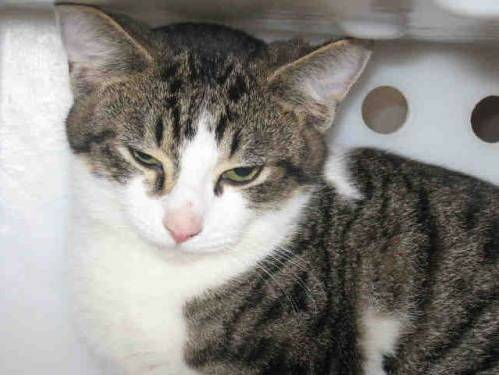
#> input picture k-nn_exercise/datasets/animals/gatitos/cat.10371.jpg, 499 x 375 px
$ python knnScript.py --dataset datasets/animals/gatitos
#> lines starting #> are read from the running program, lines starting #| are printed output that depends on the picture
### k-nn_exercise/datasets/simpledatasetloader.py
import numpy as np
import cv2
import os

class SimpleDataSetLoader:
    def __init__(self, preprocessors=None):
        self.preprocessors = preprocessors

        if self.preprocessors is None:
            self.preprocessors = []

    def load(self, imagePaths, verbose=-1):
#> called with verbose = 500
        data = []
        labels = []

        for(i, imagePath) in enumerate(imagePaths):
            image = cv2.imread(imagePath)
#> image is the input picture: shape (375, 499, 3); mean B, G, R 129.6, 134.3, 137.3
            label = imagePath.split(os.path.sep)[-2]

            if self.preprocessors is not None:
                for p in self.preprocessors:
                    image = p.preprocess(image)
#> this loop made 1 pass
#> pass 1, in load, `image = p.preprocess(image)`:
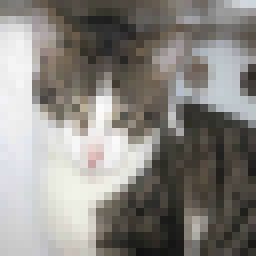
#> image: shape (32, 32, 3) (shown 8 times larger); mean B, G, R 129.6, 134.3, 137.3

            data.append(image)
            labels.append(label)

            if verbose > 0 and i > 0 and (i + 1) % verbose == 0:
                print("INFO: {}/{}".format(i + 1, len(imagePaths)))
#> pass 2 of the loop in load, `for(i, imagePath) in enumerate(imagePaths):`:
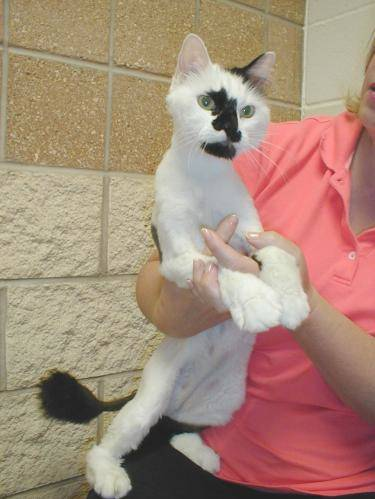
#> input picture k-nn_exercise/datasets/animals/gatitos/cat.10886.jpg, 375 x 499 px
#> in load, image is the input picture: shape (499, 375, 3); mean B, G, R 122.4, 139.3, 167.6
#> the loop in load, `for p in self.preprocessors:` made 1 pass
#> pass 1, in load, `image = p.preprocess(image)`:
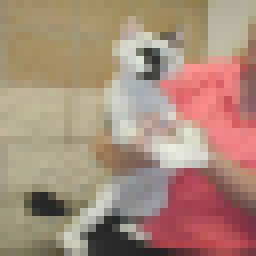
#> image: shape (32, 32, 3) (shown 8 times larger); mean B, G, R 122.4, 139.3, 167.6

        return (np.array(data), np.array(labels))

### k-nn_exercise/preprocessing/simplepreprocessor.py
import cv2

class SimplePreProcessor:
    def __init__(self, width, height, inter=cv2.INTER_AREA):

        self.width = width
        self.height = height
        self.inter = inter

    def preprocess(self, image):
        return cv2.resize(image, (self.width, self.height), interpolation=self.inter)

### k-nn_exercise/knnScript.py
from sklearn.neighbors import KNeighborsClassifier
from sklearn.preprocessing import LabelEncoder
from sklearn.model_selection import train_test_split
from sklearn.metrics import classification_report
from imutils import paths
import argparse

from preprocessing import simplepreprocessor as spimport
from datasets import simpledatasetloader as sdimport

ap = argparse.ArgumentParser()
ap.add_argument("-d", "--dataset", required=True, help = "path to input dataset")
ap.add_argument("-k", "--neighbors", type=int, default=1, help = "# of nearest neighbors for classification")
ap.add_argument("-j", "--jobs", type=int, default=1, help = "# of jobs for k-NN distance (-1 uses all available cores)")
args = vars(ap.parse_args())

print("[INFO] loading images...")
imagePaths = list(paths.list_images(args["dataset"]))

#print(paths.list_images(args["dataset"])) #debuggy
#print("imagePaths: " + str(imagePaths)) #debuggy

sp = spimport.SimplePreProcessor(32, 32)
sdl = sdimport.SimpleDataSetLoader(preprocessors=[sp])
(data, labels) = sdl.load(imagePaths, verbose = 500)
data = data.reshape((data.shape[0], 3072))

print("what is this")
print("[INFO] features matrix: {:.1f}MB".format(data.nbytes / (1024 * 1024.0)))
#| [INFO] features matrix: 0.0MB

le = LabelEncoder()
labels = le.fit_transform(labels)
#> labels = [0, 0]

(TrainX, TestX, TrainY, TestY) = train_test_split(data, labels, test_size=0.25, random_state=42)
#> TrainY = [0]; TestY = [0]

model = KNeighborsClassifier(n_neighbors=args["neighbors"], n_jobs=args["jobs"])
model.fit(TrainX, TrainY)
print(classification_report(TestY, model.predict(TestX), target_names=le.classes_))
#|               precision    recall  f1-score   support
#|      gatitos       1.00      1.00      1.00         1
#|     accuracy                           1.00         1
#|    macro avg       1.00      1.00      1.00         1
#| weighted avg       1.00      1.00      1.00         1
